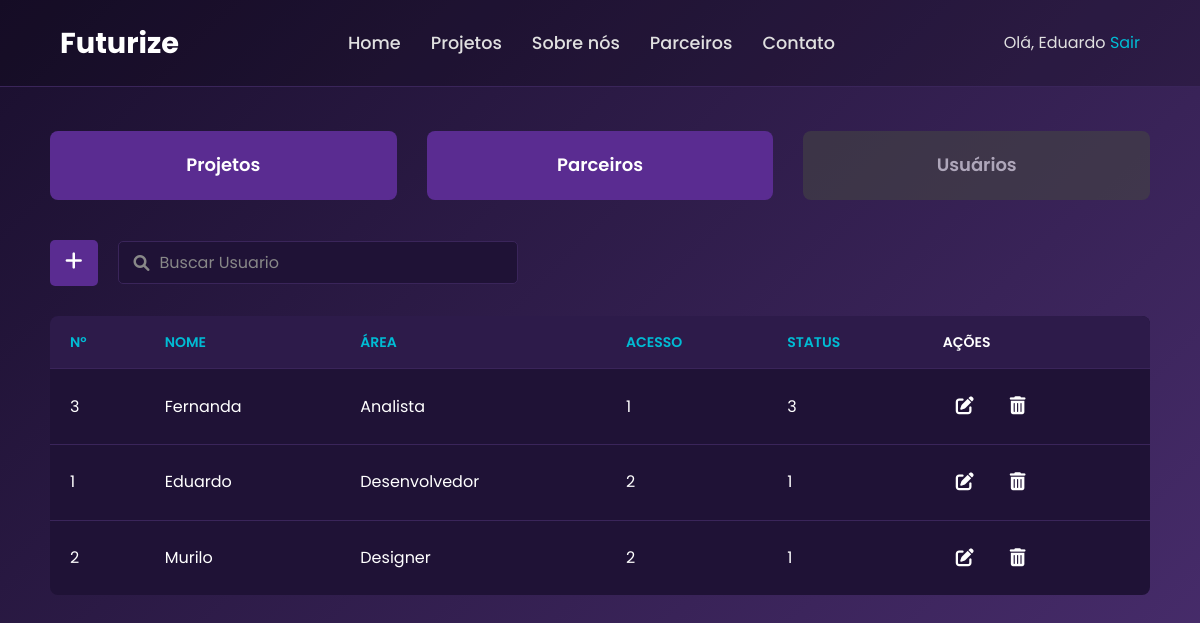
Screenshot of /dashboard_usuario.php?ordenarPor=usr_Area&ordem=ASC (signed in) with the database file from the repository.
### tables this page shows
CREATE TABLE `usuario` (
  `usr_Id` int(11) NOT NULL,
  `usr_Foto` varchar(250) DEFAULT NULL,
  `usr_Nome` varchar(60) NOT NULL,
  `usr_Git` varchar(250) DEFAULT NULL,
  `usr_Link` varchar(250) DEFAULT NULL,
  `usr_Area` varchar(60) NOT NULL,
  `usr_Inst` varchar(250) DEFAULT NULL,
  `usr_Senha` varchar(500) NOT NULL,
  `usr_Email` varchar(120) NOT NULL,
  `usr_Cpf` varchar(15) NOT NULL,
  `usr_Sexo` varchar(11) DEFAULT NULL,
  `usr_logradouro` varchar(250) DEFAULT NULL,
  `usr_NumeroLogr` varchar(60) DEFAULT NULL,
  `usr_Cidade` varchar(60) DEFAULT NULL,
  `usr_Status` int(11) NOT NULL,
  `usr_Nivel` int(11) NOT NULL
);

### Controller/ordena/usuario.php (called while the page is built, shortened)
<?php
include_once __DIR__ . "/../database.php";
$conn = mysqli_connect($serve, $serve_user, $serve_password, $database_name);
$ordenarPor = $_GET['ordenarPor'] ?? 'usr_Id';
$ordem = ($_GET['ordem'] ?? 'ASC') === 'DESC' ? 'DESC' : 'ASC';
$colunasPermitidas = ['usr_Id', 'usr_Nome', 'usr_Area', 'usr_Nivel', 'usr_Status'];
$ordenarPorSeguro = in_array($ordenarPor, $colunasPermitidas) ? $ordenarPor : 'usr_Id';
$ordemSeguro = $ordem;
$sql = "SELECT * FROM usuario";
$sql .= " ORDER BY $ordenarPorSeguro $ordemSeguro";
$consultaUsuarios_bd = mysqli_query($conn, $sql);
?>

### dashboard_usuario.php (the view, shortened to what this page needs)
<!DOCTYPE html>
<html lang="pt-BR">
<head>
    <link rel="stylesheet" href="css/dashboard.css">
    <link rel="stylesheet" href="https://cdnjs.cloudflare.com/ajax/libs/font-awesome/6.0.0-beta3/css/all.min.css">
</head>
<body>
    <?php include "navbar_logado.php";
        require "Controller/Listar/listar_Tudo.php";
        include "Controller/ordena/usuario.php";
    ?>
    <br>
    <br>
    <main class="container">
        <div class="nav-buttons">
            <a href="dashboard_projeto.php"
            class="nav-btn <?php echo basename($_SERVER['PHP_SELF']) === 'dashboard_projeto.php' ? 'active' : ''; ?>">
            Projetos
            </a>
            <a href="dashboard_parceiro.php"
            class="nav-btn <?php echo basename($_SERVER['PHP_SELF']) === 'dashboard_parceiro.php' ? 'active' : ''; ?>">
            Parceiros
            </a>
            <a href="dashboard_usuario.php"
            class="nav-btn <?php echo basename($_SERVER['PHP_SELF']) === 'dashboard_usuario.php' ? 'active' : ''; ?>">
            Usuários
            </a>
        </div>
        <div class="search-section">
            <div class="add-button">
                <a href="form_cadas_usuario.php"><i class="fas fa-plus"></i></a>
            </div>
            <form method="GET" class="search-box">
                <i class="fas fa-search"></i>
                <input type="text" name="buscaUsuario" placeholder="Buscar Usuario" value="<?php echo isset($_GET['buscaUsuario']) ? htmlspecialchars($_GET['buscaUsuario']) : ''; ?>">
            </form>
        </div>
        <table class="projects-table">
            <thead>
                <tr>
                    <th><a href="?ordenarPor=usr_Id&ordem=<?php echo ($ordenarPor === 'usr_Id' && $ordem === 'ASC') ? 'DESC' : 'ASC'; ?>">Nº</a></th>
                    <th><a href="?ordenarPor=usr_Nome&ordem=<?php echo ($ordenarPor === 'usr_Nome' && $ordem === 'ASC') ? 'DESC' : 'ASC'; ?>">Nome</a></th>
                    <th><a href="?ordenarPor=usr_Area&ordem=<?php echo ($ordenarPor === 'usr_Area' && $ordem === 'ASC') ? 'DESC' : 'ASC'; ?>">Área</a></th>
                    <th><a href="?ordenarPor=usr_Nivel&ordem=<?php echo ($ordenarPor === 'usr_Nivel' && $ordem === 'ASC') ? 'DESC' : 'ASC'; ?>">Acesso</a></th>
                    <th><a href="?ordenarPor=usr_Status&ordem=<?php echo ($ordenarPor === 'usr_Status' && $ordem === 'ASC') ? 'DESC' : 'ASC'; ?>">Status</a></th>
                    <th>Ações</th>
                </tr>
            </thead>
            <?php
                $contador = 0;
                if ($consultaUsuarios_bd && mysqli_num_rows($consultaUsuarios_bd) > 0):
            ?>
            <tbody>
                    <?php while(($dadosUsuarios_db = mysqli_fetch_assoc($consultaUsuarios_bd)) && $contador < 10):
                        $contador++;
                    ?>
                <tr>
                    <td><?php echo $dadosUsuarios_db['usr_Id']; ?></td>
                    <td><?php echo $dadosUsuarios_db['usr_Nome']; ?></td>
                    <td><?php echo $dadosUsuarios_db['usr_Area']; ?></td>
                    <td><?php echo $dadosUsuarios_db['usr_Nivel']; ?></td>
                    <td><?php echo $dadosUsuarios_db['usr_Status']; ?></td>
                    <td>
                        <div class="action-buttons">
                            <a href="atualizar_usuario.php?usr_Id=<?php echo $dadosUsuarios_db['usr_Id']?>"
                            title="Atualizar" class="icon-action">
                            <i class="fas fa-edit"></i>
                            </a>
                            <a href="Controller/Deletar/deletar_usuario.php?usr_Id=<?php echo $dadosUsuarios_db['usr_Id']?>"
                            title="Excluir" class="icon-action delete"
                            onclick="return confirm('Tem certeza que deseja excluir este usuário?');">
                            <i class="fas fa-trash-alt"></i>
                            </a>
                        </div>
                    </td>
                </tr>
                    <?php endwhile; ?>
            <?php
                else:
                    echo "<p style='text-align:center; color: red;'>Erro ao buscar os projetos ou nenhum projeto encontrado.</p>";
                endif;
            ?>
            </tbody>
        </table>
    </main>
</body>
</html>

### css/dashboard.css (style rules this page uses)
:root { --dark-purple: #1a0f2e; --light-purple: #4a2e6f; --text-white: #ffffff; --text-blue-light: #80c0ff; --green-button: #28a745; --table-header-bg: #2d1b4a; --table-row-bg: #1f1236; --border-color: #3a255a; }
* { margin: 0; padding: 0; box-sizing: border-box; }
body { font-family: 'Poppins', sans-serif; background: linear-gradient(135deg, var(--dark-purple), var(--light-purple)); color: var(--text-white); min-height: 100vh; }
.container { padding: 40px 50px; }
.search-section { display: flex; align-items: center; margin-bottom: 30px; }
.add-button { background-color: #5a2c91; border-radius: 5px; padding: 10px 15px; margin-right: 20px; cursor: pointer; transition: background-color 0.3s ease; }
.add-button .fas { font-size: 20px; color: var(--text-white); }
.search-box { display: flex; align-items: center; background-color: var(--table-row-bg); border: 1px solid var(--border-color); border-radius: 5px; padding: 8px 15px; flex-grow: 1; max-width: 400px; }
.search-box .fas { color: #888; margin-right: 10px; }
.search-box input { background: none; border: none; outline: none; color: var(--text-white); font-size: 16px; width: 100%; }
.search-box input::placeholder { color: #888; }
.projects-table { width: 100%; border-collapse: collapse; background-color: var(--table-row-bg); border-radius: 8px; overflow: hidden; }
.projects-table th, .projects-table td { padding: 15px 20px; text-align: left; border-bottom: 1px solid var(--border-color); }
.projects-table th { background-color: var(--table-header-bg); color: var(--text-white); font-weight: 600; text-transform: uppercase; font-size: 14px; }
.projects-table td { color: var(--text-white); }
.projects-table tbody tr:last-child td { border-bottom: none; }
.action-buttons { display: flex; gap: 10px; }
.nav-buttons { display: flex; gap: 30px; margin: 40px 0; justify-content: space-between; flex-wrap: wrap; }
.nav-btn { flex: 1; min-width: 150px; text-align: center; padding: 20px 0; background-color: #5a2c91; color: white; border-radius: 8px; text-decoration: none; font-weight: 600; font-size: 18px; transition: background-color 0.3s, transform 0.2s; }
.nav-btn.active { background-color: #444; pointer-events: none; opacity: 0.6; cursor: default; }
.icon-action { background-color: transparent; border: none; color: #ffffff; font-size: 18px; margin: 0 5px; padding: 8px; border-radius: 6px; transition: background-color 0.3s ease; cursor: pointer; text-decoration: none; }

### css/navbar.css (style rules this page uses)
:root { --background-dark: #120b22; --background-gradient-start: #1b1030; --background-gradient-end: #2a154c; --card-background: #1e1136; --accent-color: #6a0572; --light-blue: #00bcd4; --white-text: #ffffff; --light-gray-text: #e0e0e0; }
* { margin: 0; padding: 0; box-sizing: border-box; font-family: 'Poppins', sans-serif; }
body { background-color: var(--background-dark); color: var(--light-gray-text); line-height: 1.6; }
a { color: var(--light-blue); text-decoration: none; transition: color 0.3s ease; }

### rows the page displays
usuario: usr_Id "3", usr_Nome "Fernanda", usr_Area "Analista", usr_Nivel "1", usr_Status "3"
usuario: usr_Id "1", usr_Nome "Eduardo", usr_Area "Desenvolvedor", usr_Nivel "2", usr_Status "1"
usuario: usr_Id "2", usr_Nome "Murilo", usr_Area "Designer", usr_Nivel "2", usr_Status "1"

### other values shown
$_SESSION['admin']['login'] "Eduardo"
